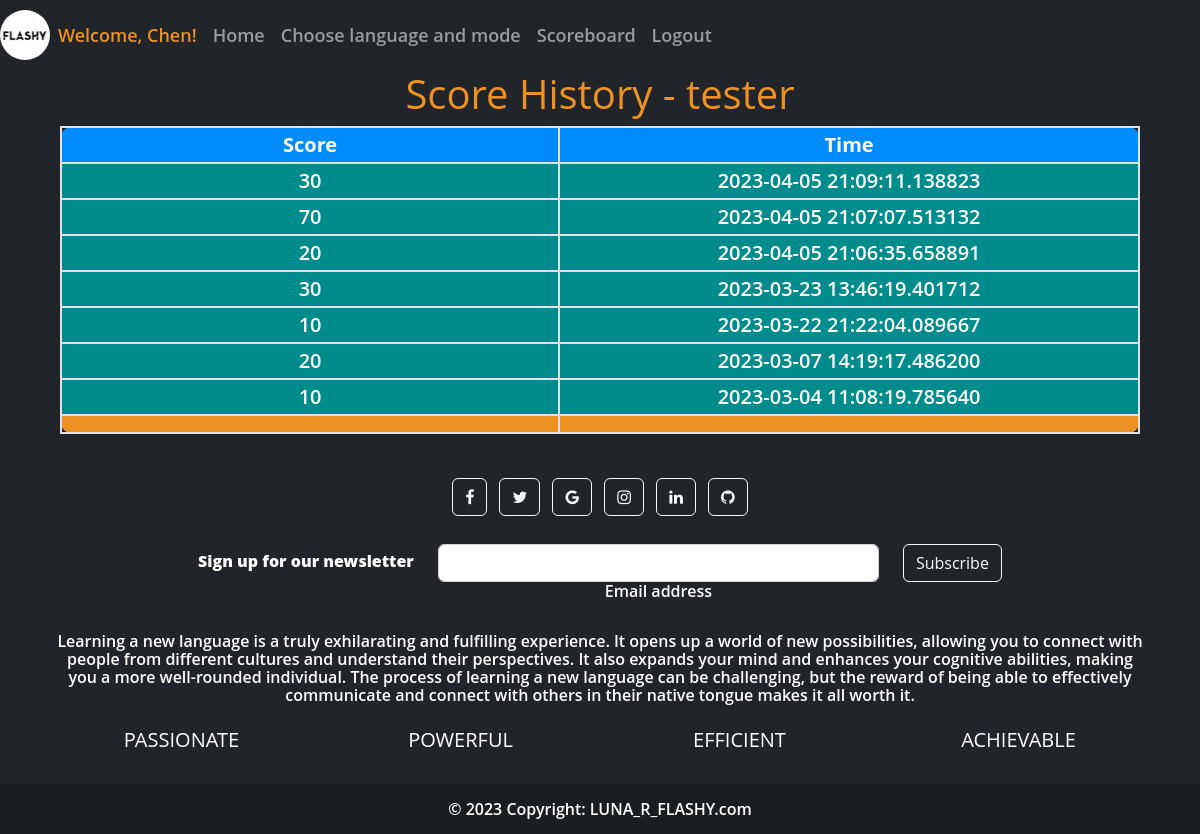
/scoreboard/look?username=tester (signed in), run on the app's committed database.
### website/models.py (models this page shows, shortened)
class User(db.Model, UserMixin):
    id = db.Column(db.Integer, primary_key=True)
    username = db.Column(db.String(150), unique=True, nullable=False)
    email = db.Column(db.String(150))
    password = db.Column(db.String(150))
    notes= db.relationship('Note')
    scores= db.relationship('Score')

class Score(db.Model):
    id = db.Column(db.Integer, primary_key=True)
    score = db.Column(db.Integer)
    date = db.Column(db.DateTime(timezone=True), default=func.now())
    user_id = db.Column(db.Integer, db.ForeignKey('user.id'))

### website/auth.py (the view)
@auth.route('/scoreboard/look', methods=['GET'])
@login_required
def scoreboard_user():
    all_score = []
    user_looked = User.query.filter_by(username=request.args.get('username')).one()
    all_score = Score.query.filter_by(user_id=user_looked.id).order_by(Score.date.desc()).all()
    return render_template('scoreboard_user.html', user=current_user, user_looked=user_looked, all_score=all_score)

### website/__init__.py (called while the page is built)
def create_app():
    app = Flask(__name__)
    app.config['SECRET_KEY'] = 'sdfa__dskf__ljkj'
    app.config['SQLALCHEMY_DATABASE_URI'] = f'sqlite:///{DB_NAME}'
    db.init_app(app)
    from .views import views
    from .auth import auth
    app.register_blueprint(views, url_prefix='/')
    app.register_blueprint(auth, url_prefix='/')
    from .models import Note, Score, User
    with app.app_context():
        db.create_all()
    login_manager = LoginManager()
    login_manager.login_view = 'auth.login'
    login_manager.init_app(app)
    @login_manager.user_loader
    def load_user(id):
        return User.query.get(int(id))
    return app

### website/templates/scoreboard_user.html (shortened to what this page needs)
{% extends "base.html" %}
{% block content %}
<div class="container-fluid">
    <div class="row mx-auto scoreboard">
        <h1 style="text-align: center;">Score History  - {{user_looked.username}}</h1>
    </div>
    <div class="table-responsive mx-lg-5">
        <table class="table table-dark table-striped table-lg scoreboard-table" >
          <thead>
            <tr>
              <th scope="col" style="border-radius: 10px 0 0 0;">Score</th>
              <th scope="col" style="border-radius: 0 10px 0 0;">Time</th>
            </tr>
          </thead>
          <tbody>
            {% for score in all_score %}
            <tr class="user-row">
                <td class="col-lg-1">{{score.score}}</td>
                <td class="col-lg-1">{{score.date}}</td>
            </tr>
            {% endfor %}
          </tbody>
          <tfoot class="scoreboard-table-footer" >
            <td style="border-radius: 0 0 0 10px;"></td>
            <td style="border-radius: 0 0 10px 0;"></td>
        </tfoot>
        </table>
      </div>
</div>
{% endblock %}

### website/templates/base.html (shortened to what this page needs)
<!DOCTYPE html>
<html>
  <head>
    <link href="https://cdn.jsdelivr.net/npm/bootstrap@5.2.3/dist/css/bootstrap.min.css" rel="stylesheet">
    <link rel="stylesheet" type="text/css" href="{{url_for('static', filename='style.css')}}">
    <link rel="stylesheet" href="https://cdnjs.cloudflare.com/ajax/libs/font-awesome/4.7.0/css/font-awesome.min.css">
  </head>
  <body>
    <nav class="navbar navbar-expand-lg navbar-dark bg-dark" style="height:70px; font-size: 18px; color:white;">
      <div class="collapse navbar-collapse" id="navbarNav">
        <div class="navbar-nav align-items-center" style="height: 100%;">
          {% if user.is_authenticated %}
          <img src="{{ url_for('static', filename='pics/flashy.jpg') }}" alt="Logo" width="50" height="50"  class="rounded-circle" >
          <a class="nav-item nav-link" style="color: rgb(237, 145, 34);">Welcome, {{ user.username }}!</a>
          <a class="nav-item nav-link" id="home" href="/">Home</a>
          <a class="nav-item nav-link" id="choice" href="/choose_lang_mode">Choose language and mode</a>
          <a class="nav-item nav-link" id="scoreboard" href="/scoreboard">Scoreboard</a>
          <a class="nav-item nav-link" id="logout" href="/logout">Logout</a>
          {% else %}
          <img src="{{ url_for('static', filename='pics/flashy.jpg') }}" alt="Logo" width="50" height="50"  class="rounded-circle" >
          <a class="nav-item nav-link" id="home" href="/">Home</a>
          <a class="nav-item nav-link" id="login" href="/login">Login/Sign up</a>
          {% endif %}
        </div>
      </div>
    </nav>
      {% block content %}
      {% endblock%}
    <footer class="bg-dark text-center text-white">
      <div class="container p-4">
        <section class="mb-4">
          <a class="btn btn-outline-light btn-floating m-1" href="#!" role="button"><i class="fa fa-facebook-f"></i></a>
          <a class="btn btn-outline-light btn-floating m-1" href="#!" role="button"><i class="fa fa-twitter"></i></a>
          <a class="btn btn-outline-light btn-floating m-1" href="#!" role="button"><i class="fa fa-google"></i></a>
          <a class="btn btn-outline-light btn-floating m-1" href="#!" role="button"><i class="fa fa-instagram"></i></a>
          <a class="btn btn-outline-light btn-floating m-1" href="#!" role="button"><i class="fa fa-linkedin"></i></a>
          <a class="btn btn-outline-light btn-floating m-1" href="#!" role="button"><i class="fa fa-github"></i></a>
        </section>
        <section class="">
          <form action="">
            <div class="row d-flex justify-content-center">
              <div class="col-auto">
                <p class="pt-2">
                  <strong>Sign up for our newsletter</strong>
                </p>
              </div>
              <div class="col-md-5 col-12">
                <div class="form-outline form-white mb-4">
                  <input type="email" id="form5Example2" class="form-control" />
                  <label class="form-label" for="form5Example2">Email address</label>
                </div>
              </div>
              <div class="col-auto">
                <button type="submit" class="btn btn-outline-light mb-4">Subscribe</button>
              </div>
            </div>
          </form>
        </section>
        <section class="mb-4">
          <p>
            Learning a new language is a truly exhilarating and fulfilling experience. It opens up a world of new possibilities, allowing you to connect with people from different cultures and understand their perspectives. It also expands your mind and enhances your cognitive abilities, making you a more well-rounded individual. The process of learning a new language can be challenging, but the reward of being able to effectively communicate and connect with others in their native tongue makes it all worth it.
          </p>
        </section>
        <section class="">
          <div class="row">
            <div class="col-lg-3 col-md-6 mb-4 mb-md-0"><h5 class="text-uppercase">PASSIONATE</h5></div>
            <div class="col-lg-3 col-md-6 mb-4 mb-md-0"><h5 class="text-uppercase">POWERFUL</h5></div>
            <div class="col-lg-3 col-md-6 mb-4 mb-md-0"><h5 class="text-uppercase">EFFICIENT</h5></div>
            <div class="col-lg-3 col-md-6 mb-4 mb-md-0"><h5 class="text-uppercase">ACHIEVABLE</h5></div>
          </div>
        </section>
      </div>
      <div class="text-center p-3" style="background-color: rgba(0, 0, 0, 0.2);">
        © 2023 Copyright:
        <a class="text-white" href="..">LUNA_R_FLASHY.com</a>
      </div>
    </footer>
  </body>
</html>

### website/static/style.css (style rules this page uses)
body { margin:0; color:#6a6f8c; background: rgb(33, 37, 41); font:600 16px/18px 'Open Sans',sans-serif; }
*,:after,:before { box-sizing:border-box }
a { color:inherit;text-decoration:none }
::placeholder { color: #b3b3b3; }
.note-title,.scoreboard { justify-content: center; align-items: center; }
.note-title,.scoreboard h1 { color: rgb(237, 145, 34); text-align: center; }
.scoreboard-table th { background-color: rgb(237, 145, 34); text-align: center; }
.scoreboard-table td { background-color:#44454e; text-align: center; }
.scoreboard-table-footer td { background-color: rgb(237, 145, 34) !important; }
.user-row td { --bs-table-accent-bg: rgb(0, 140, 140) !important; }
table.table-striped tr:nth-of-type(even) { background-color: #ffffff; }
table.table-striped th, table.table-striped td { border: 2px solid #e0e3e6; padding: 8px; font-size: 20px; text-align: center; vertical-align: text-bottom; }
table.table-striped th { background-color: #008cff; color: #fff; }

### data on the page
User: username "Chen"
User: username "tester"
Score: score "30", date "2023-04-05 21:09:11.138823"
Score: score "70", date "2023-04-05 21:07:07.513132"
Score: score "20", date "2023-04-05 21:06:35.658891"
Score: score "30", date "2023-03-23 13:46:19.401712"
Score: score "10", date "2023-03-22 21:22:04.089667"
Score: score "20", date "2023-03-07 14:19:17.486200"
Score: score "10", date "2023-03-04 11:08:19.785640"
